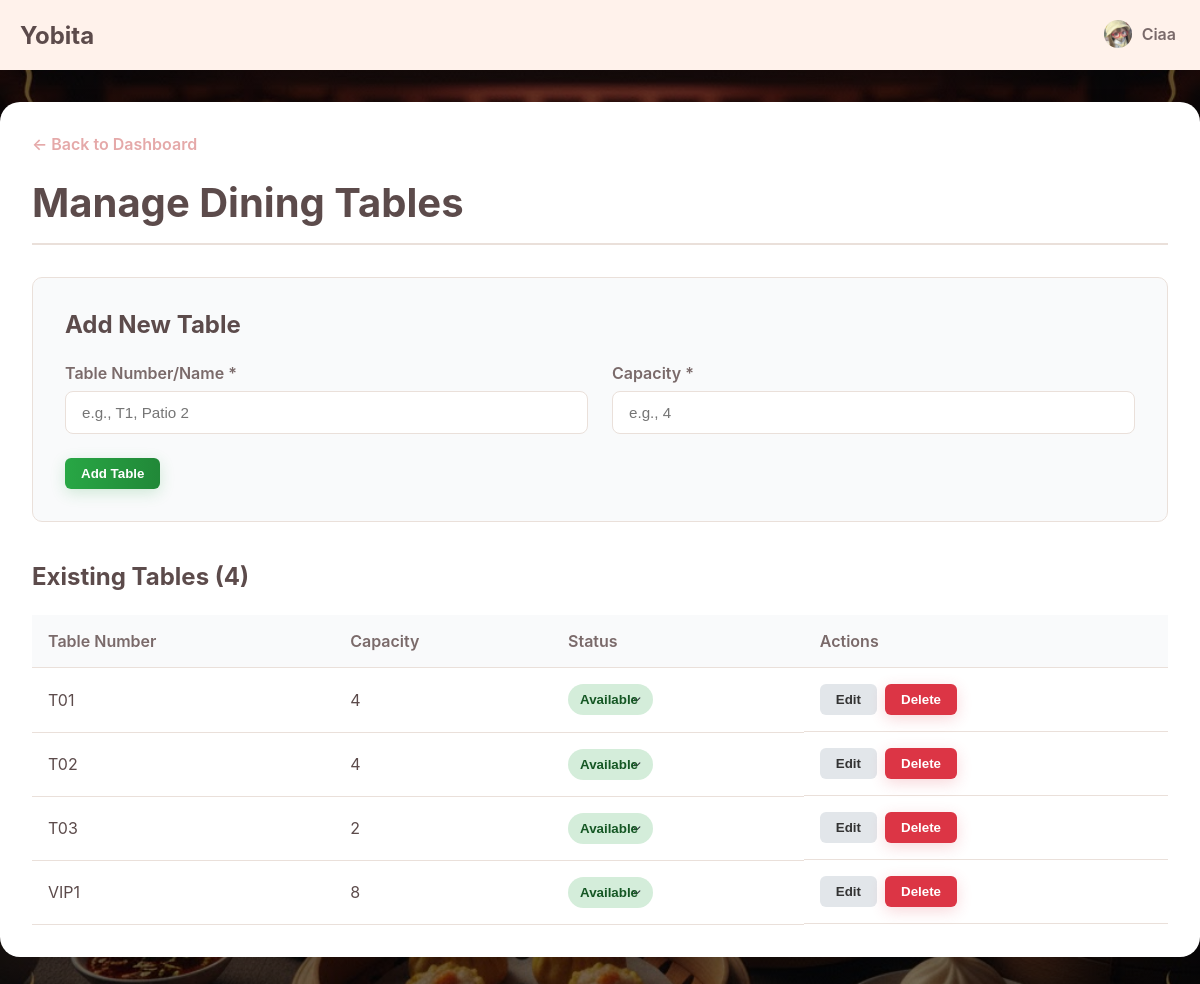
Page /app/admin/manageTables.php (signed in) on the earlier database version.
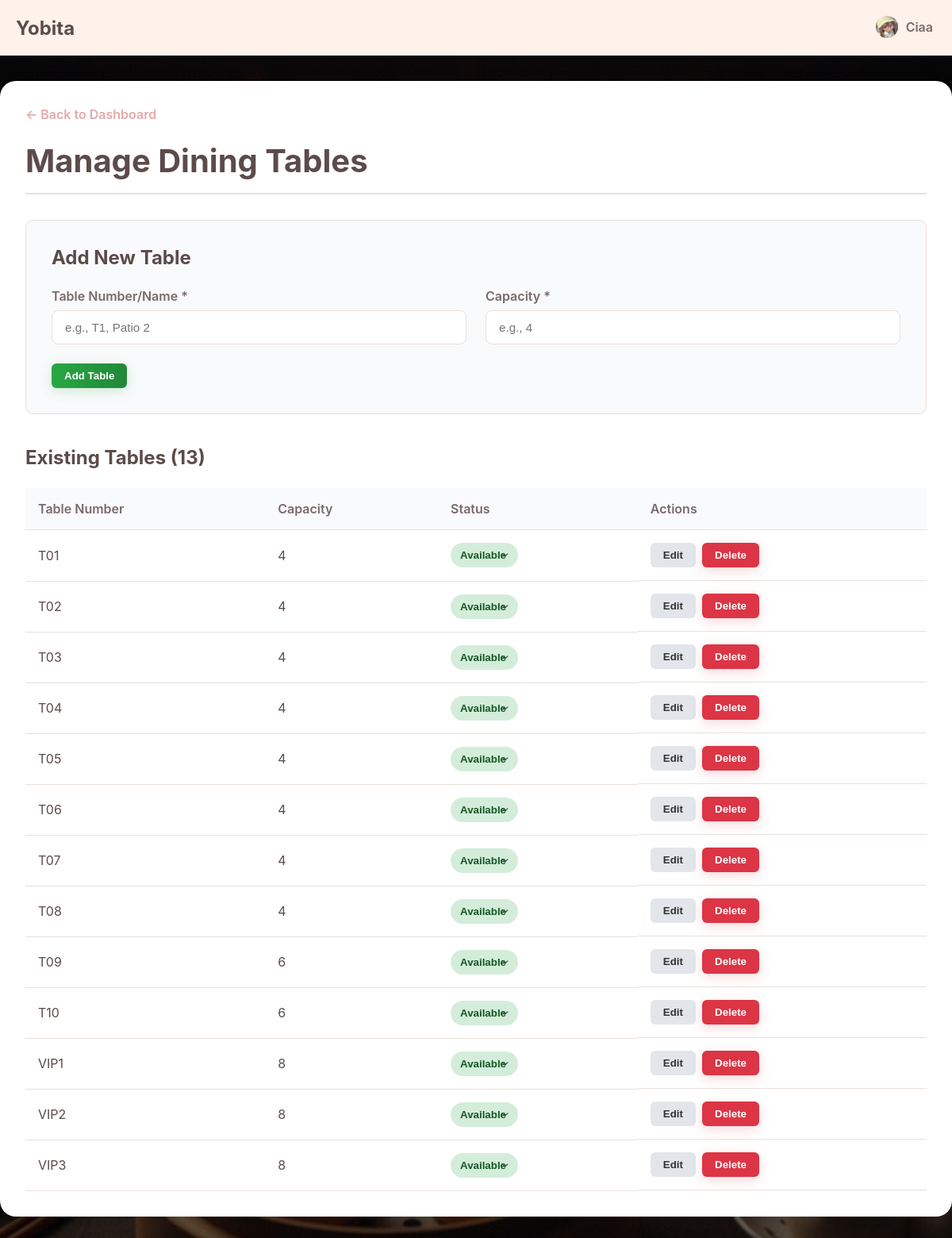
Same page on the later database version.
### tables this page shows
CREATE TABLE `dining_tables` (
  `id` int(10) UNSIGNED NOT NULL,
  `table_number` varchar(10) NOT NULL,
  `capacity` int(11) NOT NULL DEFAULT 4,
  `status` enum('available','occupied','reserved') NOT NULL DEFAULT 'available'
);

### app/admin/manageTables.php (the view, shortened to what this page needs)
<?php
require_once '../connection.php';
$pageTitle = "Manage Tables";
$basePath = "../";
include '../_header.php';
try {
    $stmt = $pdo->query("SELECT * FROM dining_tables ORDER BY table_number ASC");
    $tables = $stmt->fetchAll();
} catch (PDOException $e) {
    $tables = [];
    $message = "Error fetching tables: " . $e->getMessage();
    $message_type = "error";
}
$status_colors = [
    'available' => 'status-available',
    'occupied' => 'status-occupied',
    'reserved' => 'status-reserved'
];
?>
<link rel="stylesheet" href="<?php echo $basePath; ?>css/manageTable.css">
<main class="main-wrapper">
    <div class="admin-container">
        <a href="dashboard.php" class="back-link">← Back to Dashboard</a>
        <div class="page-header">
            <h1>Manage Dining Tables</h1>
        </div>
        <div class="form-section add-table-form">
            <h2 class="section-title">Add New Table</h2>
            <form method="post">
                <div class="form-row">
                    <div class="form-group">
                        <label for="table_number">Table Number/Name *</label>
                        <input type="text" id="table_number" name="table_number" placeholder="e.g., T1, Patio 2" required>
                    </div>
                    <div class="form-group">
                        <label for="capacity">Capacity *</label>
                        <input type="number" id="capacity" name="capacity" min="1" placeholder="e.g., 4" required>
                    </div>
                </div>
                <button type="submit" name="add_table" class="submit-btn">Add Table</button>
            </form>
        </div>
        <div class="tables-list-section">
            <h2 class="section-title">Existing Tables (<?php echo count($tables); ?>)</h2>
            <div class="table-responsive">
                <table>
                    <thead>
                        <tr>
                            <th>Table Number</th>
                            <th>Capacity</th>
                            <th>Status</th>
                            <th>Actions</th>
                        </tr>
                    </thead>
                    <tbody>
                        <?php if (empty($tables)): ?>
                            <tr>
                                <td colspan="4">No tables found. Add one above to get started.</td>
                            </tr>
                        <?php else: ?>
                            <?php foreach ($tables as $table): ?>
                                <tr>
                                    <form method="post" id="editForm_<?php echo $table['id']; ?>">
                                        <td data-label="Table Number" class="cell-table-number">
                                            <span class="view-mode"><?php echo htmlspecialchars($table['table_number']); ?></span>
                                        </td>
                                        <td data-label="Capacity" class="cell-capacity">
                                            <span class="view-mode"><?php echo htmlspecialchars($table['capacity']); ?></span>
                                        </td>
                                    </form>
                                    <td data-label="Status">
                                        <form method="post">
                                            <select name="status" class="status-select <?php echo $status_colors[$table['status']]; ?>" onchange="this.form.submit()">
                                                <option value="available" <?php echo $table['status'] === 'available' ? 'selected' : ''; ?>>Available</option>
                                            </select>
                                        </form>
                                    </td>
                                    <td class="actions-cell" data-label="Actions">
                                        <button type="button" class="edit-btn view-mode" onclick="toggleEdit(this)">Edit</button>
                                        <button type="submit" name="delete_table" class="delete-btn view-mode" form="deleteForm_<?php echo $table['id']; ?>">Delete</button>
                                    </td>
                                </tr>
                            <?php endforeach; ?>
                        <?php endif; ?>
                    </tbody>
                </table>
            </div>
        </div>
    </div>
</main>

### app/_header.php (shortened to what this page needs)
<!DOCTYPE html>
<html lang="en">
<head>
    <link rel="stylesheet" href="<?php echo $basePath; ?>css/index.css">
    <header class="main-header">
        <div class="header-content">
            <a href="<?php echo $basePath; ?>" class="logo">Yobita</a>
            <nav class="main-nav">
                <ul>
                    <?php if (isset($_SESSION['user_id'])) : ?>
                        <li class="profile-nav-item">
                            <a href="<?php echo $basePath; ?>profile.php" class="profile-link <?php echo ($pageTitle === 'Profile') ? 'active' : ''; ?>">
                                <img src="<?php echo $basePath . htmlspecialchars($_SESSION['profile_picture']); ?>" alt="Profile" class="nav-profile-pic">
                                <span><?php echo htmlspecialchars($_SESSION['username']); ?></span>
                            </a>
                        </li>
                    <?php endif; ?>
                </ul>
            </nav>
        </div>
    </header>
    <link href="https://cdnjs.cloudflare.com/ajax/libs/cropperjs/1.5.13/cropper.min.css" rel="stylesheet"/>
</head>
<body>

### app/css/index.css (style rules this page uses)
:root { --primary: #FFDCDC; --second: #FFF2EB; --third: #ffffff; --fourth: #FFD6BA; --text-dark: #5C4B4B; --text-light: #7a6a6a; --border-color: #EAE0DA; --accent-dark: #E5A9A9; --notification: #FF3B3B; }
* { box-sizing: border-box; margin: 0; padding: 0; }
body { font-family: -apple-system, BlinkMacSystemFont, "Segoe UI", Roboto, Helvetica, Arial, sans-serif; background-color: var(--second); color: var(--text-dark); background: linear-gradient(rgba(0, 0, 0, 0.5), rgba(0, 0, 0, 0.5)), url(../image/Background.jpg) !important; background-size: cover !important; background-position: center !important; background-repeat: no-repeat !important; background-attachment: fixed !important; }
.main-header { background-color: var(--second); position: fixed; top: 0; left: 0; width: 100%; z-index: 100; }
.header-content { max-width: 1200px; margin: 0 auto; padding: 0 20px; height: 70px; display: flex; justify-content: space-between; align-items: center; }
.logo { font-size: 1.5rem; font-weight: bold; color: var(--text-dark); text-decoration: none; }
.main-nav ul { list-style-type: none; display: flex; align-items: center; gap: 20px; }
.main-nav a { text-decoration: none; color: var(--text-light); font-weight: 600; padding: 8px 4px; border-bottom: 2px solid transparent; transition: all 0.2s; }
.main-wrapper { padding-top: 70px; padding-bottom: 100px; }
.main-nav .dropdown, .main-nav .profile-nav-item { position: relative; }
.main-nav .profile-link { display: flex; align-items: center; gap: 8px; }
.main-nav .nav-profile-pic { width: 32px; height: 32px; border-radius: 50%; object-fit: cover; border: 2px solid transparent; }

### app/css/manageTable.css (style rules this page uses)
.admin-container { max-width: 1200px; margin: 2rem auto; padding: 2rem; background-color: #fff; border-radius: 20px; box-shadow: 0 8px 25px rgba(0, 0, 0, 0.1); animation: fadeInUp 0.6s ease-out; }
body { background-color: #f8f9fa; }
.back-link { display: inline-block; margin-bottom: 1.5rem; color: var(--accent-dark, #a05252); text-decoration: none; font-weight: 600; transition: color 0.3s ease; }
.page-header { border-bottom: 2px solid var(--border-color, #eee); padding-bottom: 1rem; margin-bottom: 2rem; animation: fadeInDown 0.5s ease-out; }
.page-header h1 { color: var(--text-dark, #333); font-size: 2.5rem; margin: 0; }
.form-section { background-color: #f9fafb; padding: 2rem; border-radius: 10px; margin-bottom: 2.5rem; border: 1px solid var(--border-color, #eee); animation: fadeInUp 0.5s ease-out 0.2s; animation-fill-mode: forwards; }
.section-title { font-size: 1.5rem; color: var(--text-dark, #333); margin-top: 0; margin-bottom: 1.5rem; }
.form-row { display: grid; grid-template-columns: repeat(auto-fit, minmax(250px, 1fr)); gap: 1.5rem; margin-bottom: 1.5rem; }
.form-group label { display: block; margin-bottom: 0.5rem; font-weight: 600; color: var(--text-light, #555); }
.form-group input[type="text"], .form-group input[type="number"] { width: 100%; padding: 0.75rem 1rem; border: 1px solid var(--border-color, #ccc); border-radius: 8px; font-size: 0.95rem; transition: border-color 0.3s, box-shadow 0.3s; }
.tables-list-section { margin-top: 2rem; animation: fadeInUp 0.5s ease-out 0.4s; animation-fill-mode: forwards; }
.table-responsive { overflow-x: auto; }
table { width: 100%; border-collapse: collapse; text-align: left; }
table th, table td { padding: 1rem; border-bottom: 1px solid var(--border-color, #eee); vertical-align: middle; }
table th { background-color: #f9fafb; font-weight: 600; color: var(--text-light, #555); }
table tbody tr { transition: all 0.25s ease-in-out; }
.status-select { padding: 0.5rem 0.75rem; border-radius: 20px; border: none; font-weight: 600; -webkit-appearance: none; -moz-appearance: none; appearance: none; background-position: right 0.75rem center; background-repeat: no-repeat; background-size: 0.65em auto; }
.status-available { background-color: #d4edda; color: #155724; }
.actions-cell { display: flex; gap: 0.5rem; align-items: center; }
.edit-btn, .delete-btn, .submit-btn, .cancel-btn { padding: 0.5rem 1rem; border: none; border-radius: 6px; cursor: pointer; font-weight: 600; transition: all 0.2s ease; display: inline-flex; align-items: center; justify-content: center; gap: 6px; }
.submit-btn { background: linear-gradient(to right, #28a745, #218838); color: white; box-shadow: 0 4px 15px rgba(40, 167, 69, 0.2); }
.edit-btn { background-color: #e2e6ea; color: #333; }
.delete-btn { background-color: #dc3545; color: white; box-shadow: 0 4px 15px rgba(220, 53, 69, 0.2); }

Differences in the rows shown:
changed dining_tables (number 3 of 13 on the later page): capacity "2" → "4"
added dining_tables: table_number "T04", capacity "4", status "Available"
added dining_tables: table_number "T05", capacity "4", status "Available"
added dining_tables: table_number "T06", capacity "4", status "Available"
added dining_tables: table_number "T07", capacity "4", status "Available"
added dining_tables: table_number "T08", capacity "4", status "Available"
added dining_tables: table_number "T09", capacity "6", status "Available"
added dining_tables: table_number "T10", capacity "6", status "Available"
added dining_tables: table_number "VIP2", capacity "8", status "Available"
added dining_tables: table_number "VIP3", capacity "8", status "Available"
Other differences:
count($tables): "4" → "13"
